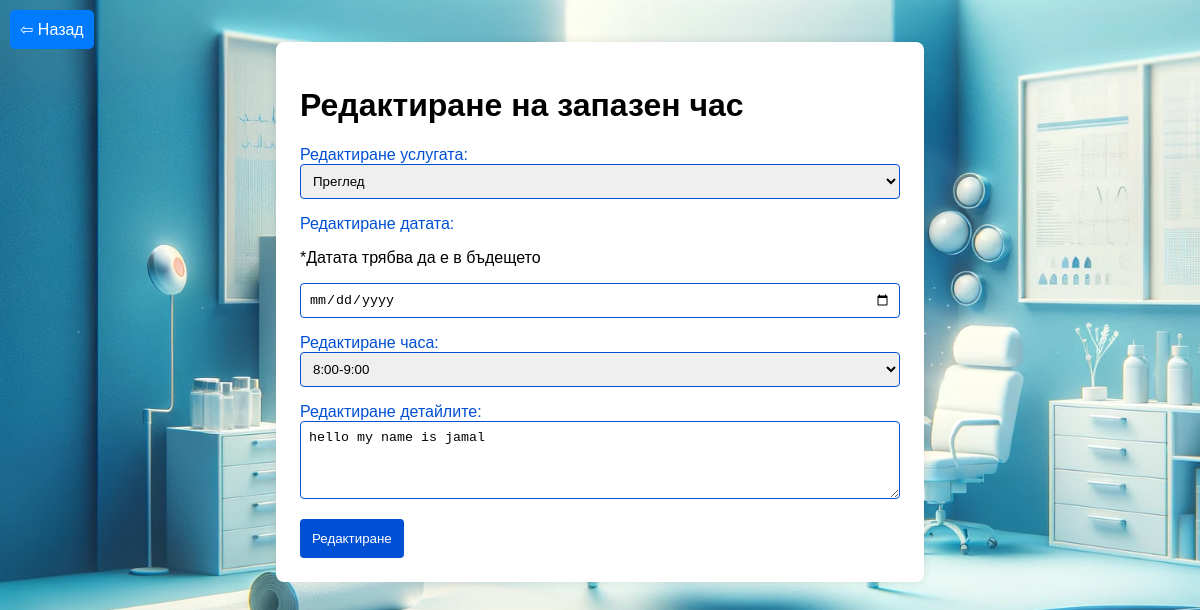
The page /edit_appointment/12/ on the database as committed earlier.
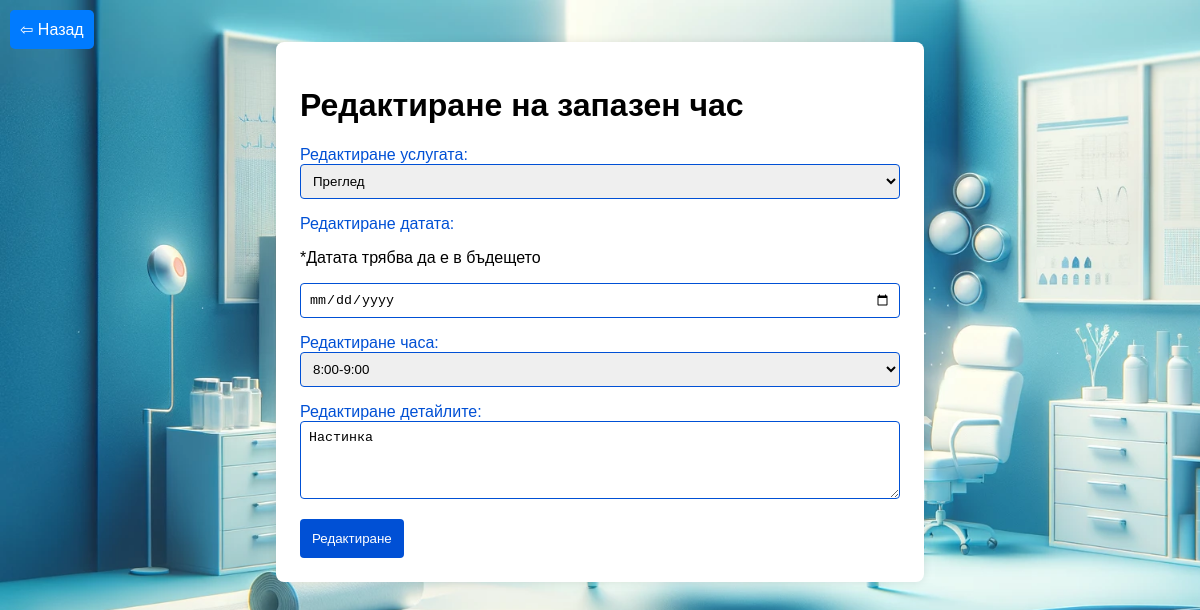
The same page on the database as committed later.
### projectapp/models.py (models this page shows)
class Appointment(models.Model):
    patient = models.ForeignKey(CustomUser, on_delete=models.CASCADE, related_name='patient_appointments', blank=True, null=True)
    doctor = models.ForeignKey(CustomUser, on_delete=models.CASCADE, related_name='doctor_appointments', blank=True, null=True)
    service = models.CharField(max_length=255, blank=True, null=True)
    details = models.CharField(max_length=255, blank=True, null=True)
    appointment_date = models.DateField()
    appointment_time = models.CharField(max_length=12)
    STATUS_CHOICES = [
        ('Одобрен' , 'Одобрен'),
        ('Преглежда се', 'Преглежда се'),
        ('Отказан', 'Отказан'),
        ('Пропуснат', 'Пропуснат'),
        ('Изпълнен', 'Изпълнен')
    ]
    status = models.CharField(max_length=20, choices=STATUS_CHOICES, null=True, blank=True, default='Преглежда се')

### projectapp/views.py (the view, shortened to what this page needs)
# urls.py: path('edit_appointment/<int:appointment_id>/', views.edit_appointment, name='edit_appointment'),
def edit_appointment(request, appointment_id):
    appointment = get_object_or_404(Appointment, id=appointment_id)
    return render(request, 'edit_appointment.html', {'appointment': appointment})

### projectapp/context_processors.py (called while the page is built, shortened)
def custom_user_details(request):
    if request.user.is_authenticated:
        user_profile = CustomUser.objects.get(user=request.user)
        return {'user_profile': user_profile}
    return {}

def add_popup(request):
    doctors = CustomUser.objects.filter(role='doctor')
    doctor_info = [{'first_name': profile.user.first_name ,'last_name' : profile.user.last_name, 'specialty': profile.specialty, 'profile_image': profile.profile_image} for profile in doctors]
    return {'doctor_info' : doctor_info}

### template/edit_appointment.html (shortened to what this page needs)
{% load static %}
<!DOCTYPE html>
<html lang="bg">
<head>
    <link rel="stylesheet" href="{% static 'css/edit_appointment.css' %}">
</head>
<body >
  <button class="back-button" ><a href="{% url 'appointments' %}" class="back-button">&#8678; Назад</a></button>
    <div class="form-container" >
        <form class="form" method="post" action="{% url 'edit_appointment' appointment.id %}">
          <h1>Редактиране на запазен час</h1>
            <label for="service">Редактиране услугата:</label>
            <select id="service" name="changed_service">
                <option value="None" disabled selected> {{ appointment.service }}</option>
            </select>
            <label for="appointment_date">Редактиране датата:</label>
            <p>*Датата трябва да е в бъдещето</p>
            <input type="date" id="appointment_date" name="changed_appointment_date" >
            <label for="appointment_time">Редактиране часа:</label>
            <select id="appointment_time" name="changed_appointment_time">
            <option value="8:00-9:00">8:00-9:00</option>
        </select>
            <label for="textarea">Редактиране детайлите:</label>
            <textarea id="details" name="changed_details" rows="4" >{{ appointment.details }}</textarea>
          <button type="submit">Редактиране</button>
        </form>
      </div>
</body>
</html>

Rows that differ between the two databases and show on the page:
changed Appointment "Преглед": changed_details "hello my name is jamal" → "Настинка"
